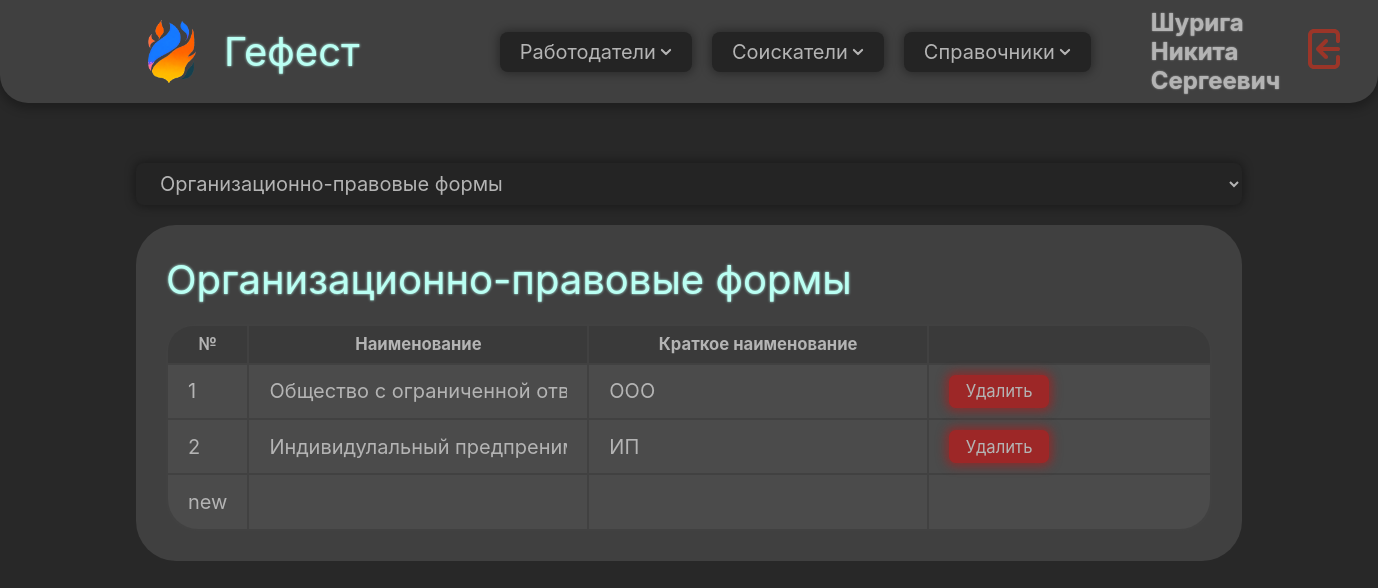
/references/ (signed in), run on an earlier commit of the app's database.
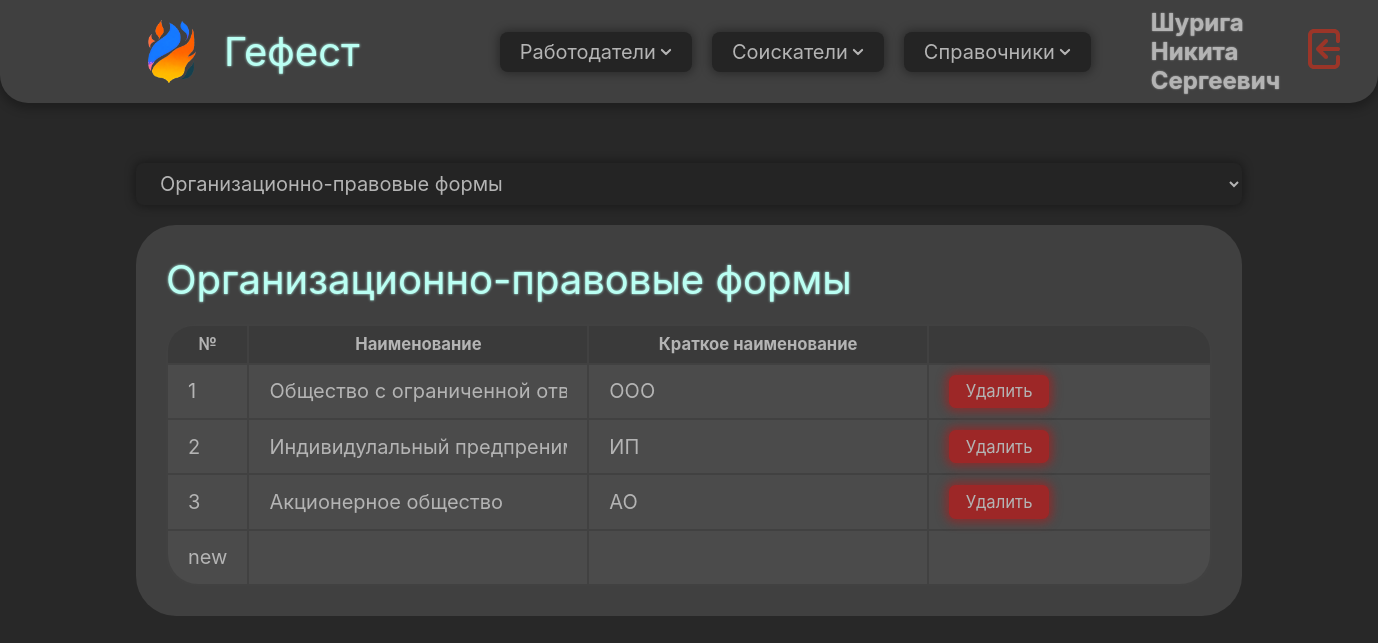
And on a later commit of the database.
### domain/models.py (models this page shows, shortened)
class CustomUser(AbstractUser):
    patronymic = models.CharField(max_length=255, blank=False, null=False, verbose_name='Отчество')
    phone_number = PhoneNumberField(region="RU", blank=False, null=False, verbose_name='Номер телефона')
    profile_photo = models.ImageField(blank=True, null=True, verbose_name='Фото профиля', upload_to='user_photos')
    class Meta:
        verbose_name = 'Пользователь'
        verbose_name_plural = 'Пользователи'

class OrganizationalLegalForm(models.Model):
    name = models.CharField(max_length=90, blank=False, null=False, verbose_name='Наименование')
    short_name = models.CharField(max_length=10, blank=False, null=False, verbose_name='Краткое наименование')
    class Meta:
        verbose_name = 'Организационно-правовая форма'
        verbose_name_plural = 'Организационно-правовые формы'

### domain/views.py (the view, shortened to what this page needs)
# urls.py: path('references/', references_view, name='references'),
def references_view(request, reference='OrganizationalLegalForm'):
    references_dict = {
        'OrganizationalLegalForm': [OrganizationalLegalForm, 'Организационно-правовые формы'],
        'Skill': [Skill, 'Навыки'],
        'Specialization': [Specialization, 'Специализации'],
        'SoftwareAndHardwareTool': [SoftwareAndHardwareTool, 'Программно-технические средства'],
        'WorkSchedule': [WorkSchedule, 'Графики работы'],
    }
    if reference in references_dict:
        selected_model = references_dict[reference][0]
        display_model = selected_model.objects.all()
        display_name = selected_model._meta.verbose_name_plural
        fields_names = [field for field in selected_model._meta.get_fields() if
                        not field.is_relation and field.name != 'id']
        response = {
            'model': display_model,
            'display_name': display_name,
            'fields_names': fields_names,
            'references_dict': references_dict,
            'reference': reference
        }
        return render(request, 'references/references.html', response)
    else:
        error_message = f"Справочник {reference} не найден"
        error_page_url = reverse('error_page', kwargs={'error_message': error_message})
        return redirect(error_page_url)

### domain/context_processors.py (called while the page is built)
def user(request):
    return {'user': auth(request)['user']}

### domain/filters.py (called while the page is built)
@register.filter(name='get_value')
def get_value(obj, field_name):
    return getattr(obj, field_name, None)

### domain/templates/references/references.html (shortened to what this page needs)
{% extends 'base.html' %}
{% load filters %}
{% load static %}
{% block content %}
    <section class="split-section flex-vertical gap-2em">
        <div class="content-block flex-vertical gap-1em">
            <select name="reference-select" class="button" onchange="window.location.href = (this.value)">
                {% for reference, value in references_dict.items %}
                    <option value="{% url 'references' reference %}"
                            {% if value.1 == display_name %}selected{% endif %}>
                        {{ value.1 }}
                    </option>
                {% endfor %}
            </select>
            <div class="content-box flex-vertical gap-1em">
                <div class="content flex-vertical gap-1em">
                    <h1 class="title">{{ display_name }}</h1>
                    <table class="table">
                        <tr>
                            <th>№</th>
                            {% for field in fields_names %}
                                <th>{{ field.verbose_name }}</th>
                            {% endfor %}
                            <th></th>
                        </tr>
                        {% for item in model %}
                            <tr>
                                <form method="POST" action="{% url 'references' reference %}">
                                    <td>{{ forloop.counter }}</td>
                                    {% for field in fields_names %}
                                        {% with field_value=item|get_value:field.name %}
                                            <td><input type="text"
                                                       id="{{ field.name }}_{{ item.id }}"
                                                       name="{{ field.name }}"
                                                       value="{{ field_value }}"
                                                       class="input-field-in-table"
                                                       onchange="document.getElementById('Button_{{ item.id }}').style.visibility = 'visible';"
                                                       maxlength="{{ field.max_length }}"
                                            >
                                            </td>
                                        {% endwith %}
                                    {% endfor %}
                                    <td class="flex-horizontal gap-1em">
                                        <button id="Button_{{ item.id }}_delete" type="submit" name="delete_item"
                                                class="button reject text-size-smaller">
                                            Удалить
                                        </button>
                                    </td>
                                </form>
                            </tr>
                        {% endfor %}
                        <tr>
                            <td class="row-1em">new</td>
                            <form method="POST" action="{% url 'references' reference %}">
                                {% for field in fields_names %}
                                    <td><input id="{{ field.name }}_new" type="text" class="input-field-in-table"
                                               name="{{ field.name }}"
                                               maxlength="{{ field.max_length }}"
                                               onchange="document.getElementById('Button_new').style.visibility = 'visible';"
                                               {% if forloop.first %}autofocus{% endif %}>
                                    </td>
                                {% endfor %}
                                <td>
                                </td>
                            </form>
                        </tr>
                    </table>
                </div>
            </div>
        </div>
    </section>
{% endblock %}

### domain/templates/base.html (shortened to what this page needs)
{% load static %}
<!DOCTYPE html>
<html lang="en">
<head>
    <link rel="stylesheet" href="{% static 'css/styles.css' %}">
</head>
<body class="body">
{% include 'components/navbar.html' %}
<section class="main">
    {% block content %}
    {% endblock %}
</section>
</body>
</html>

### domain/templates/components/navbar.html (shortened to what this page needs)
{% load static %}
{% block content %}
    <div class="nav-bar flex-horizontal gap-1em">
        <div class="nav-part flex-horizontal gap-1em">
            <a href="{% url 'home' %}">
            <div class="flex-horizontal gap-1em">
                <div class="logo-container">
                    <img src="{% static 'images/logo.png' %}" class="logo"/>
                </div>
                <div class="title" style="padding-right: 3em;">Гефест</div>
            </div>
                </a>
            <div class="button">
                Работодатели
                <img src="{% static 'icons/arrow-down.svg' %}" class="icon">
            </div>
            <button class="button">
                Соискатели
                <img src="{% static 'icons/arrow-down.svg' %}" class="icon">
            </button>
            <button class="button">
                Справочники
                <img src="{% static 'icons/arrow-down.svg' %}" class="icon">
            </button>
        </div>
        <div class="nav-part flex-horizontal gap-1em">
            <h2 class="text1">{{ user.last_name }} {{ user.first_name }} {{ user.patronymic }}</h2>
            <a href="{% url 'logout' %}">
                <img src="{% static 'icons/logout.svg' %}" class="logout-button"/>
            </a>
        </div>
    </div>
{% endblock content %}

### static/css/styles.css (style rules this page uses)
* { font-size: 20px; padding: 0; margin: 0; font-family: Inter, serif; color: #B4B4B4; text-decoration: none; }
.body { background: #282828; display: block; flex-direction: column; align-items: center; height: 100%; width: 100%; }
.main { padding: 3em 6.8em; }
.logo { align-self: stretch; object-fit: contain; }
.logo-container { width: 3.2em; aspect-ratio: 1 / 1; justify-content: center; align-items: center; display: flex }
.title { color: #BAFFF3; font-size: 2em; font-weight: 400; word-wrap: break-word; text-shadow: 0 0 0.065em #BAFFF3; }
.button { display: flex; justify-content: flex-start; align-items: center; border-style: none; border-radius: 0.4em; background: #242424; padding: 0.4em 1em; gap: 0.2em; box-shadow: 0 0 0.5em 0.1em rgba(0, 0, 0, 0.35); }
.icon { filter: brightness(0) saturate(100%) invert(79%) sepia(16%) saturate(8%) hue-rotate(316deg) brightness(90%) contrast(87%); }
.split-section { flex: 1; width: auto; height: fit-content; }
.content-box { margin: 0; border-radius: 2em; background: #404040; }
.content-block { width: 100%; height: 100%; }
.content-box .content { flex: 1; padding: 1.5em; }
.text1 { font-size: larger; text-shadow: 0 0 0.07em #B4B4B4; }
button.reject { background: #9D2727; box-shadow: 0 0 0.6em 0.2em rgba(150, 39, 39, 0.8); }
.table { display: table; flex: 1; border-radius: 1.5em; table-layout: auto; background: #414141; }
th { background: #3a3a3a; padding: 0.5em 1em; font-size: smaller; }
th:first-child { border-top-left-radius: 1.5em; }
th:last-child { border-top-right-radius: 1.5em; max-width: 10%; }
td { padding: 0.5em 1em; background: #4b4b4b; white-space: nowrap; word-wrap: break-word; }
tr:last-child td:first-child { border-radius: 0 0 0 1.5em; }
tr:last-child td:last-child { border-radius: 0 0 1.5em 0; }
tr td:last-child { border-right: none; }
.flex-horizontal { display: flex; flex-direction: row; align-items: center; }
.flex-horizontal.gap-1em { gap: 1em; }
.flex-vertical { display: flex; flex-direction: column; }
.flex-vertical.gap-1em { gap: 1em; }
.flex-vertical.gap-2em { gap: 2em; }
.text-size-smaller, .text-size-smaller:hover, .text-size-smaller:focus { font-size: smaller; }
.input-field-in-table { background: none; padding: 0; border: none; width: 100%; }

### domain/templates/components/navbar.html (style rules this page uses)
.nav-bar { position: sticky; height: 100%; margin: auto; padding: 0 6em; justify-content: space-between; align-items: center; border-radius: 0 0 1.4em 1.4em; background: #404040; box-shadow: 0 0.2em 0.5em 0.1em rgba(0, 0, 0, 0.25); }
.nav-part { height: 100%; padding: 0.4em 1em; justify-content: flex-start; flex-wrap: nowrap; }
.logout-button { filter: brightness(0) saturate(100%) invert(24%) sepia(29%) saturate(4645%) hue-rotate(345deg) brightness(83%) contrast(84%); }

What changed in the data, as far as the page shows it:
added OrganizationalLegalForm: name "Акционерное общество" "АО"
